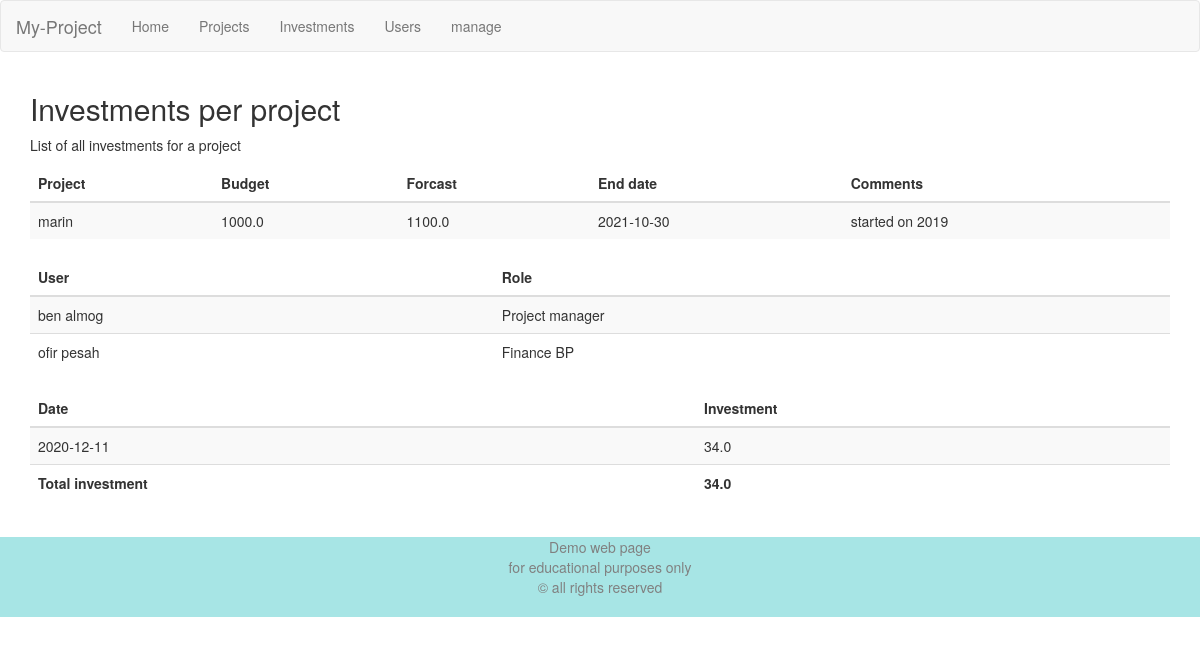
/projects/1, run on the app's committed database.
### models.py (models this page shows)
class BaseModel(Model):
    class Meta:
        database = database

class Projects(BaseModel):
    project_id = AutoField()
    budget = FloatField(null=True)
    comments = TextField(null=True)
    completion = DateField(null=True)
    forcast = FloatField(null=True)
    project_name = TextField(unique=True)
    class Meta:
        table_name = 'projects'

class Users(BaseModel):
    username = CharField(unique=True)
    first_name = TextField(null=True)
    last_name = TextField(null=True)
    class Meta:
        table_name = 'users'

class Roles(BaseModel):
    role_id = AutoField()
    title = TextField()
    class Meta:
        table_name = 'roles'

class ProjectInvestment(BaseModel):
    investment_id = AutoField()
    investment = FloatField()
    investment_date = DateField(default=datetime.date.today)
    project_id = ForeignKeyField(Projects, backref='investment')
    class Meta:
        table_name = 'project_investment'

### app.py (the view)
@app.route('/projects/<project_id>')
def proj_investments(project_id):
    selected_proj = [
        row for row in Projects.select(
        ).where(Projects.project_id == project_id).dicts()
    ]
    users_list = [
        row for row in Users.select(
            UserProject.user.first_name,
            UserProject.user.last_name,
            UserProject.role.title,
            ).join(UserProject).join(Roles).switch(
                UserProject).join(Projects).where(
                    Projects.project_id == project_id).dicts()
    ]
    inv_list = [
        row for row in Projects.select(
            Projects, ProjectInvestment).join(ProjectInvestment).order_by(
                Projects.project_name).where(
                    Projects.project_id == project_id).dicts()
    ]
    total = ProjectInvestment.select(peewee.fn.sum(
        ProjectInvestment.investment).alias('sum')).where(
        ProjectInvestment.project_id == project_id).scalar()
    return render_template(
        'proj_investments.j2',
        inv=inv_list,
        proj=selected_proj[0],
        users=users_list,
        total=str(total)
        )

### app.py (called while the page is built)
@app.before_request
def _db_connect():
    database.connect()

@app.teardown_request
def _db_close(_):
    if not database.is_closed():
        database.close()

### templates/proj_investments.j2
{% extends "template.j2" %}
{% block navbar %}
<li><a href="/">Home</a></li>
<li><a href="/projects">Projects</a></li>
<li><a href="/investments">Investments</a></li>
<li><a href="/allusers">Users</a></li>
<li><a href="/manage">manage</a></li>
{% endblock navbar %}
{% block page %}
<div class="container">
  <h2>Investments per project</h2>
  <p>List of all investments for a project</p>
  <table class="table table-striped">
    <thead>
      <tr>
        <th>Project</th>
        <th>Budget</th>
        <th>Forcast</th>
        <th>End date</th>
        <th>Comments</th>
      </tr>
    </thead>
    <tbody>
        <tr>
          <a href="/investments/{{proj['investment_id']}}">
            <td>{{proj['project_name']}}</td>
          </a>
          <td>{{proj['budget']}}</td>
          <td>{{proj['forcast']}}</td>
          <td>{{proj['completion']}}</td>
          <td>{{proj['comments']}}</td>
        </tr>
    </tbody>
  </table>
  <table class="table table-striped">
    <thead>
      <tr>
        <th>User</th>
        <th>Role</th>
      </tr>
    </thead>
    <tbody>
        {% for u in users %}
        <tr>
          <td>{{u['first_name']}} {{u['last_name']}}</td>
          <td>{{u['title']}}</td>
        </tr>
        {% endfor %}
    </tbody>
  </table>
  <table class="table table-striped">
    <thead>
      <tr>
        <th>Date</th>
        <th>Investment</th>
      </tr>
    </thead>
    <tbody>
        {% for i in inv %}
        <tr>
          <td>{{i['investment_date']}}</td>
          <td>{{i['investment']}}</td>
        </tr>
        {% endfor %}
    </tbody>
    <tfoot>
      <tr>
        <td><b>Total investment</b></td>
        <td><b>{{total}}</b></td>
      </tr>
  </table>
{% endblock page %}

### templates/template.j2 (shortened to what this page needs)
<!DOCTYPE html>
<html lang="en">
<head>
    <link rel="stylesheet" href="https://maxcdn.bootstrapcdn.com/bootstrap/3.4.1/css/bootstrap.min.css">
    <link href="{{ url_for('static', filename='css/style.css')}}" rel="stylesheet" type="text/css">
</head>
<body>
<div class="page-wrap">
    <nav class="navbar navbar-default">
    <div class="container-fluid">
        <div class="navbar-header">
        <a class="navbar-brand" href="#">My-Project</a>
        </div>
        <ul class="nav navbar-nav">
        {% block navbar %}
        {% endblock navbar %}
        </ul>
    </div>
    </nav>
    {% block page %}
    {% endblock page %}
</div>
<footer class="site-footer">
Demo web page<br>
for educational purposes only<br>
&copy; all rights reserved
</footer>
</body>
</html>

### static/css/style.css (style rules this page uses)
* { box-sizing: border-box; margin: 0; }
html, body { height: 100%; }
.page-wrap { min-height: 100%; margin-bottom: -10vh; }
.page-wrap:after { content: ""; display: block; }
.site-footer, .page-wrap:after { height: 10vh; }
.site-footer { background-color: rgba(42, 192, 192, 0.411); color: gray; text-align: center; }
.container { margin-bottom: 2vh; }

### data on the page
Projects: project_name "marin", budget "1000.0", forcast "1100.0", comments "started on 2019"
Users: first_name "ben", last_name "almog", title "Project manager"
Users: first_name "ofir", last_name "pesah", title "Finance BP"
ProjectInvestment: investment_date "2020-12-11", investment "34.0"

### other printed values
{{ proj['completion'] }} "2021-10-30"
{{ total }} "34.0"
